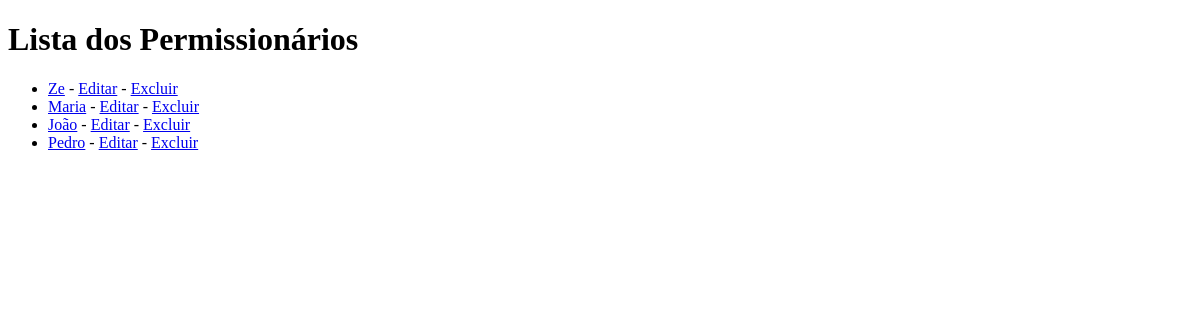
The page /permissionario/list on the database as committed earlier.
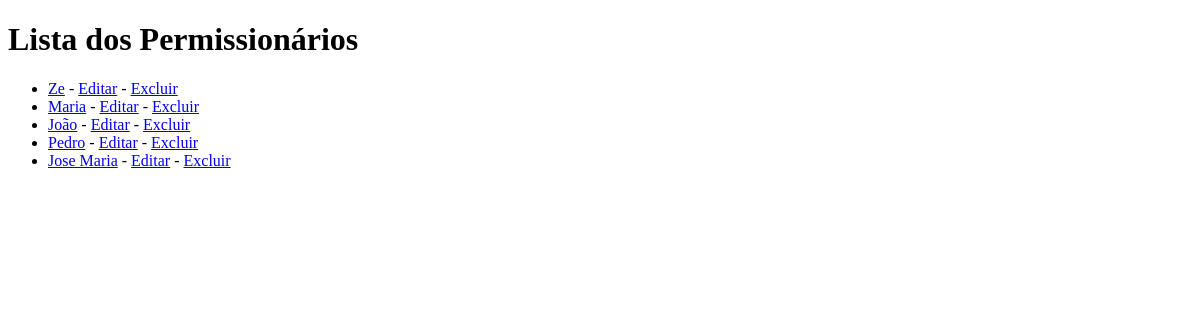
The same page on the database as committed later.
### permissionario/models.py (models this page shows, shortened)
class Permissionario(models.Model):
    nome = models.CharField(max_length=30, verbose_name='Nome')
    sobrenome = models.CharField(max_length=150, verbose_name='Sobrenome')
    cpf = models.CharField(max_length=14, verbose_name='CPF')

### permissionario/views.py (the view)
# urls.py: path('permissionario/list', PermissionarioListView.as_view(), name='permissionario-list'),
class PermissionarioListView(ListView):
    model = Permissionario
    template_name='permissionario-list.html'

### permissionario/templates/permissionario-list.html (shortened to what this page needs)
{% extends 'base.html' %}
{% block conteudo %}
<div>
    <h1>Lista dos Permissionários</h1>
    <ul>
        {% for permissionario in object_list %}
        <li>
            <a href="{% url 'permissionario-detail' permissionario.pk %}">{{permissionario.nome}}</a>
            - <a href="{% url 'permissionario-update' permissionario.pk %}">Editar</a> -
            <a href="{% url 'permissionario-delete' permissionario.pk %}">Excluir</a>
        </li>
        {% endfor %}
    </ul>
</div>
{% endblock %}

### permissionario/templates/base.html (shortened to what this page needs)
<!DOCTYPE html>
<html lang="en">
<head>
</head>
<body>
    {% block conteudo %}
    {% endblock %}
</body>
</html>

Rows that differ between the two databases and show on the page:
added Permissionario: nome "Jose Maria"
